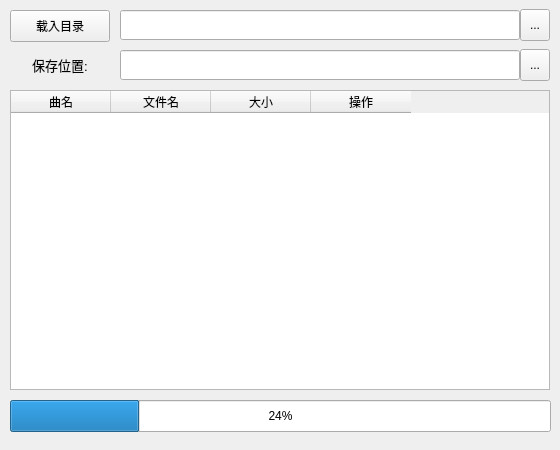
<?xml version="1.0" encoding="UTF-8"?>
<ui version="4.0">
 <class>NMTCClass</class>
 <widget class="QWidget" name="NMTCClass">
  <property name="geometry">
   <rect>
    <x>0</x>
    <y>0</y>
    <width>560</width>
    <height>450</height>
   </rect>
  </property>
  <property name="font">
   <font>
    <family>Microsoft YaHei UI</family>
    <pointsize>9</pointsize>
    <weight>50</weight>
    <italic>false</italic>
    <bold>false</bold>
   </font>
  </property>
  <property name="windowTitle">
   <string>网易云音乐缓存文件解密器</string>
  </property>
  <property name="styleSheet">
   <string notr="true">font: 9pt &quot;Microsoft YaHei UI&quot;;</string>
  </property>
  <widget class="QPushButton" name="pb_loadPath">
   <property name="geometry">
    <rect>
     <x>10</x>
     <y>10</y>
     <width>100</width>
     <height>32</height>
    </rect>
   </property>
   <property name="font">
    <font>
     <family>Microsoft YaHei UI</family>
     <pointsize>9</pointsize>
     <weight>50</weight>
     <italic>false</italic>
     <bold>false</bold>
    </font>
   </property>
   <property name="text">
    <string>载入目录</string>
   </property>
  </widget>
  <widget class="QToolButton" name="toolButton">
   <property name="geometry">
    <rect>
     <x>520</x>
     <y>9</y>
     <width>30</width>
     <height>32</height>
    </rect>
   </property>
   <property name="text">
    <string>...</string>
   </property>
  </widget>
  <widget class="QLineEdit" name="pathEdit">
   <property name="geometry">
    <rect>
     <x>120</x>
     <y>10</y>
     <width>400</width>
     <height>30</height>
    </rect>
   </property>
   <property name="text">
    <string/>
   </property>
  </widget>
  <widget class="QTableWidget" name="table">
   <property name="geometry">
    <rect>
     <x>10</x>
     <y>90</y>
     <width>540</width>
     <height>300</height>
    </rect>
   </property>
   <property name="columnCount">
    <number>4</number>
   </property>
   <attribute name="verticalHeaderDefaultSectionSize">
    <number>30</number>
   </attribute>
   <column>
    <property name="text">
     <string>曲名</string>
    </property>
   </column>
   <column>
    <property name="text">
     <string>文件名</string>
    </property>
   </column>
   <column>
    <property name="text">
     <string>大小</string>
    </property>
   </column>
   <column>
    <property name="text">
     <string>操作</string>
    </property>
   </column>
  </widget>
  <widget class="QLabel" name="title_savepath">
   <property name="geometry">
    <rect>
     <x>10</x>
     <y>50</y>
     <width>100</width>
     <height>30</height>
    </rect>
   </property>
   <property name="font">
    <font>
     <family>Microsoft YaHei UI</family>
     <pointsize>10</pointsize>
     <weight>50</weight>
     <italic>false</italic>
     <bold>false</bold>
    </font>
   </property>
   <property name="layoutDirection">
    <enum>Qt::LeftToRight</enum>
   </property>
   <property name="styleSheet">
    <string notr="true">font: 10pt &quot;Microsoft YaHei UI&quot;;</string>
   </property>
   <property name="text">
    <string>保存位置:</string>
   </property>
   <property name="alignment">
    <set>Qt::AlignCenter</set>
   </property>
  </widget>
  <widget class="QLineEdit" name="savePathEdit">
   <property name="geometry">
    <rect>
     <x>120</x>
     <y>50</y>
     <width>400</width>
     <height>30</height>
    </rect>
   </property>
  </widget>
  <widget class="QToolButton" name="openPath">
   <property name="geometry">
    <rect>
     <x>520</x>
     <y>49</y>
     <width>30</width>
     <height>32</height>
    </rect>
   </property>
   <property name="text">
    <string>...</string>
   </property>
  </widget>
  <widget class="QPushButton" name="pb_convertAll">
   <property name="geometry">
    <rect>
     <x>10</x>
     <y>400</y>
     <width>100</width>
     <height>32</height>
    </rect>
   </property>
   <property name="font">
    <font>
     <family>Microsoft YaHei UI</family>
     <pointsize>9</pointsize>
     <weight>50</weight>
     <italic>false</italic>
     <bold>false</bold>
    </font>
   </property>
   <property name="text">
    <string>全部转换</string>
   </property>
  </widget>
  <widget class="QComboBox" name="convertAllMode">
   <property name="geometry">
    <rect>
     <x>120</x>
     <y>400</y>
     <width>150</width>
     <height>32</height>
    </rect>
   </property>
   <property name="currentIndex">
    <number>0</number>
   </property>
   <item>
    <property name="text">
     <string>一般(单线程)</string>
    </property>
   </item>
   <item>
    <property name="text">
     <string>快速(双线程)</string>
    </property>
   </item>
  </widget>
  <widget class="QProgressBar" name="ca_progressBar">
   <property name="enabled">
    <bool>true</bool>
   </property>
   <property name="geometry">
    <rect>
     <x>10</x>
     <y>400</y>
     <width>541</width>
     <height>32</height>
    </rect>
   </property>
   <property name="value">
    <number>24</number>
   </property>
  </widget>
  <zorder>pathEdit</zorder>
  <zorder>pb_loadPath</zorder>
  <zorder>toolButton</zorder>
  <zorder>table</zorder>
  <zorder>title_savepath</zorder>
  <zorder>savePathEdit</zorder>
  <zorder>openPath</zorder>
  <zorder>pb_convertAll</zorder>
  <zorder>convertAllMode</zorder>
  <zorder>ca_progressBar</zorder>
 </widget>
 <layoutdefault spacing="6" margin="11"/>
 <resources>
  <include location="Resource.qrc"/>
 </resources>
 <connections/>
</ui>
